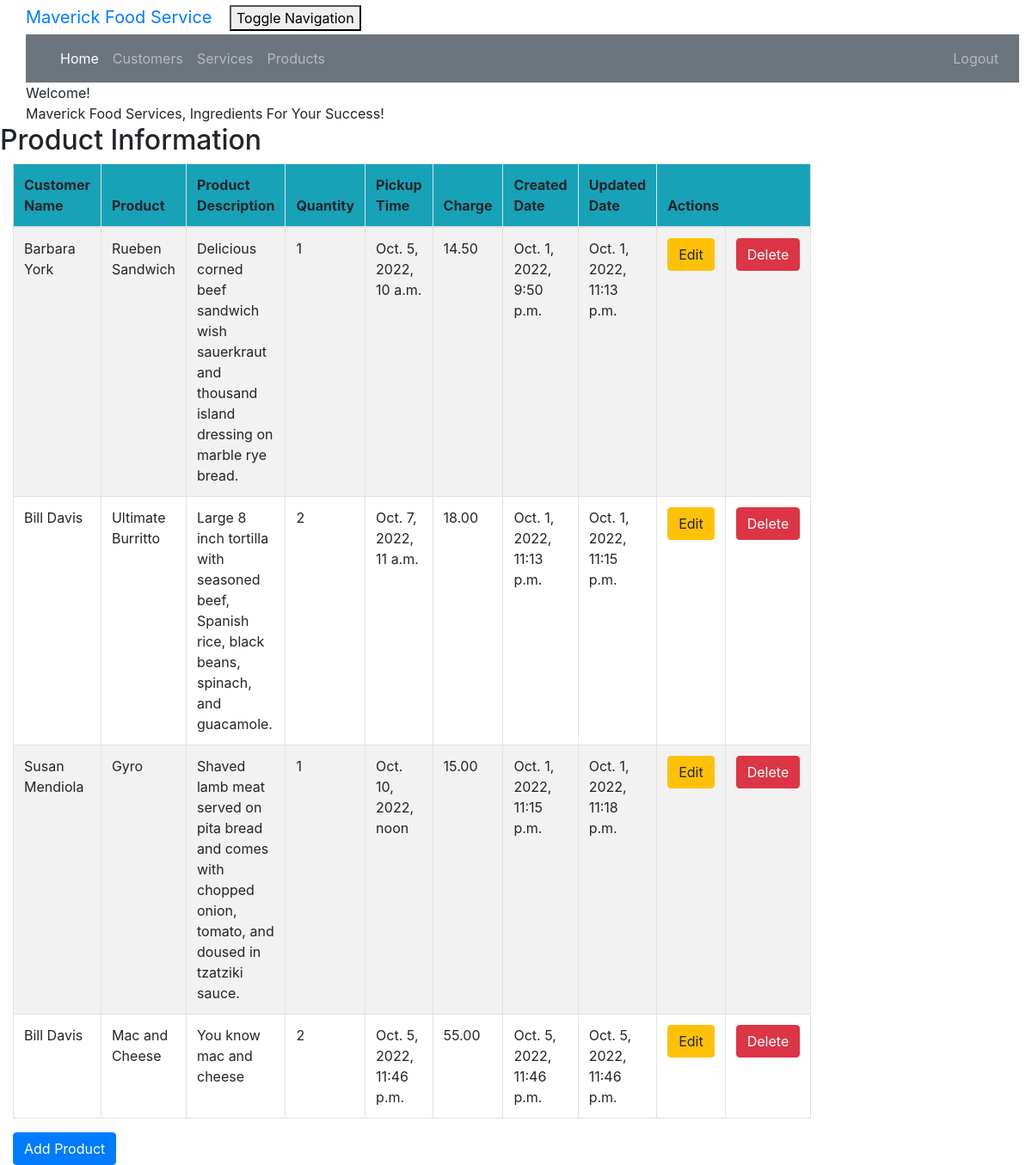
The page /product_list (signed in) on the database its author committed.
### crm/models.py (models this page shows, shortened)
class Product(models.Model):
        cust_name = models.ForeignKey(Customer, on_delete=models.CASCADE, related_name='products')
        product = models.CharField(max_length=100)
        description = models.TextField()
        quantity = models.IntegerField()
        pickup_time = models.DateTimeField(default=timezone.now)
        charge = models.DecimalField(max_digits=10,decimal_places=2)
        created_date = models.DateTimeField(default=timezone.now)
        updated_date = models.DateTimeField(auto_now_add=True)

class Customer(models.Model):
        cust_name = models.CharField(max_length=50)
        email = models.EmailField(max_length=100)
        phone = models.CharField(max_length=20)
        bldgroom = models.CharField(max_length=100)
        address = models.CharField(max_length=200)
        city = models.CharField(max_length=50)
        state = models.CharField(max_length=50)
        zipcode = models.CharField(max_length=10)
        organization = models.CharField(max_length=100)
        role = models.CharField(max_length=100)
        def __str__(self):
            return self.cust_name

### crm/views.py (the view)
# urls.py: path('product_list', views.product_list, name='product_list'),
@login_required
def product_list(request):
    products = Product.objects.filter(created_date__lte=timezone.now())
    return render(request, 'crm/product_list.html', {'products': products})

### crm/templates/crm/product_list.html (shortened to what this page needs)
<!DOCTYPE html>
{% extends 'crm/base.html' %}
{% block content %}
    {% load humanize %}
    <head>
    </head>
    <body class="bodylist">
    <div class="container">
            <div class="panel panel-primary">
                <div class="panel-heading">Welcome!</div>
                <div class="panel-body">
                    Maverick Food Services, Ingredients For Your Success!
                </div>
            </div>
    </div>
    <div class="row">
        <h2>Product Information</h2>
    </div>
    <div>
        <table class="table table-striped table-bordered table-hover w-auto">
            <thead>
            <tr class="bg-info">
                <th>Customer Name</th>
                <th>Product</th>
                <th>Product Description</th>
                <th>Quantity</th>
                <th>Pickup Time</th>
                <th>Charge</th>
                <th>Created Date</th>
                <th>Updated Date</th>
                <th colspan="3">Actions</th>
            </tr>
            </thead>
            <tbody>
            {% for product in products %}
                <tr>
                    <td>{{ product.cust_name }}</td>
                    <td>{{ product.product }}</td>
                    <td>{{ product.description }}</td>
                    <td>{{ product.quantity }}</td>
                    <td>{{ product.pickup_time }}</td>
                    <td>{{ product.charge|floatformat:2|intcomma }}</td>
                    <td>{{ product.created_date }}</td>
                    <td>{{ product.updated_date }}</td>
                    <td><a href="{% url 'crm:product_edit' pk=product.pk %}"
                           class="btn btn-warning">Edit</a>
                    </td>
                    <td><a href="{% url 'crm:product_delete' pk=product.pk %}"
                           onclick="return confirm('Are you sure you want to delete?')"
                           class="btn btn-danger">Delete</a>
                    </td>
                </tr>
            {% endfor %}
            </tbody>
        </table>
    </div>
    <div>
        <a href="{% url 'crm:product_new' %}"><span class="btn btn-primary">Add Product</span></a>
    </div>
    </body>
{% endblock %}

### crm/templates/crm/base.html (shortened to what this page needs)
<!DOCTYPE html>
{% load static %}
<html lang="en">
<link rel="stylesheet" href="https://cdn.jsdelivr.net/npm/bootstrap@4.6.1/dist/css/bootstrap.min.css">
<link rel="stylesheet" href="{% static "css/portfolio.css" %}">
<div class="container-fluid">
    <div class="navbar-header">
        <a class="navbar-brand" href="">
            Maverick Food Service
        </a>
        <button type="button" class="navbar-toggle" data-toggle="collapse"
                data-target="#myNavbar" aria-controls="myNavbar">
            Toggle Navigation
        </button>
    </div>
    <nav class="navbar navbar-expand-md bg-secondary navbar-dark" id="myNavbar">
        <ul class="navbar-nav mr-auto">
            <li class="nav-item active">
                <a class="nav-link" href="{% url 'crm:home' %}">Home</a>
            </li>
            <li class="nav-item">
                <a class="nav-link" href="{% url 'crm:customer_list' %}">Customers</a>
            </li>
            <li class="nav-item">
                <a class="nav-link" href="{% url 'crm:service_list' %}">Services</a>
            </li>
            <li class="nav-item">
                <a class="nav-link" href="{% url 'crm:product_list' %}">Products</a>
            </li>
        </ul>
        <ul class="nav navbar-nav ml-auto">
            {% if user.is_authenticated %}
                <li><a class="nav-link" href="{% url 'logout' %}">Logout</a>
                </li>
            {% else %}
                <li><a class="nav-link" href="{% url 'login' %}"><span class="glyphicon glyphicon-log-in"></span>Login</a>
                </li>
            {% endif %}
        </ul>
    </nav>
</div>
<body id="app-layout">
<div class="row">
    <div class="col-md-8">
        {% block content %}
        {% endblock %}
    </div>
</div>
</body>
</html>

### crm/static/css/portfolio.css (style rules this page uses)
body { padding-left: 15px; }

### rows shown on the page
Product: cust_name "Barbara York", product "Rueben Sandwich", description "Delicious corned beef sandwich wish sauerkraut and thousand island dressing on marble rye bread.", quantity "1", pickup_time "Oct. 5, 2022, 10 a.m.", charge "14.50", created_date "Oct. 1, 2022, 9:50 p.m.", updated_date "Oct. 1, 2022, 11:13 p.m."
Product: cust_name "Bill Davis", product "Ultimate Burritto", description "Large 8 inch tortilla with seasoned beef, Spanish rice, black beans, spinach, and guacamole.", quantity "2", pickup_time "Oct. 7, 2022, 11 a.m.", charge "18.00", created_date "Oct. 1, 2022, 11:13 p.m.", updated_date "Oct. 1, 2022, 11:15 p.m."
Product: cust_name "Susan Mendiola", product "Gyro", description "Shaved lamb meat served on pita bread and comes with chopped onion, tomato, and doused in tzatziki sauce.", quantity "1", pickup_time "Oct. 10, 2022, noon", charge "15.00", created_date "Oct. 1, 2022, 11:15 p.m.", updated_date "Oct. 1, 2022, 11:18 p.m."
Product: cust_name "Bill Davis", product "Mac and Cheese", description "You know mac and cheese", quantity "2", pickup_time "Oct. 5, 2022, 11:46 p.m.", charge "55.00", created_date "Oct. 5, 2022, 11:46 p.m.", updated_date "Oct. 5, 2022, 11:46 p.m."
